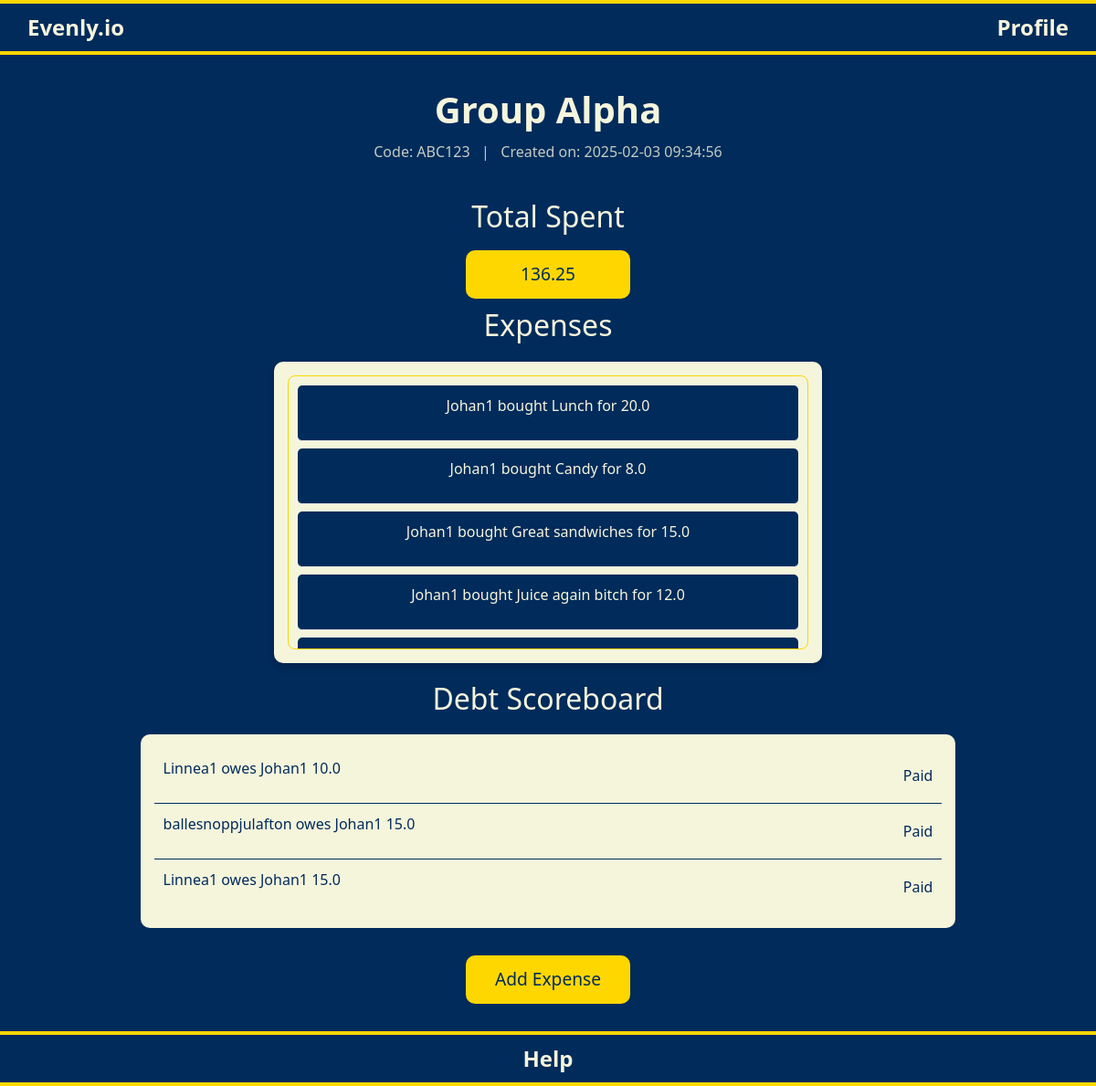
/active-group/1 (signed in), run on the app's committed database.
### tables this page shows
CREATE TABLE Groups (
    group_id INTEGER PRIMARY KEY AUTOINCREMENT,
    name TEXT NOT NULL,
    code TEXT NOT NULL UNIQUE,
    created_by INTEGER NOT NULL,
    status TEXT DEFAULT 'active',
    timestamp DATETIME DEFAULT CURRENT_TIMESTAMP,
    FOREIGN KEY (created_by) REFERENCES Users (user_id)
);

CREATE TABLE Payments (
    payment_id INTEGER PRIMARY KEY AUTOINCREMENT,
    group_id INTEGER NOT NULL,
    paid_by INTEGER NOT NULL,    -- who paid the amount
    amount REAL NOT NULL,        -- amount paid
    description TEXT,            -- optional description (e.g. "beer for 3")
    timestamp DATETIME DEFAULT CURRENT_TIMESTAMP, -- when the payment was made
    FOREIGN KEY (group_id) REFERENCES Groups (group_id),
    FOREIGN KEY (paid_by) REFERENCES Users (user_id)
);

CREATE TABLE Users (
    user_id INTEGER PRIMARY KEY AUTOINCREMENT,
    username TEXT NOT NULL UNIQUE,
    password_hash TEXT NOT NULL
);

CREATE TABLE Settlements (
    settlement_id INTEGER PRIMARY KEY AUTOINCREMENT,
    group_id INTEGER NOT NULL,
    from_user INTEGER NOT NULL,
    to_user INTEGER NOT NULL,
    amount REAL NOT NULL,
    status TEXT DEFAULT 'unpaid', -- track whether the debt is "paid" or "unpaid"
    timestamp DATETIME DEFAULT CURRENT_TIMESTAMP,
    FOREIGN KEY (group_id) REFERENCES Groups (group_id),
    FOREIGN KEY (from_user) REFERENCES Users (user_id),
    FOREIGN KEY (to_user) REFERENCES Users (user_id)
);

### app.py (the view)
@app.route("/active-group/<int:group_id>")
@login_required
def active_group(group_id):
    user_id = session["user_id"]
    settle_algorithm(group_id)  # This ensures the database is updated
    conn = get_db_connection()
    cursor = conn.cursor()
    cursor.execute("SELECT name, timestamp, code FROM Groups WHERE group_id = ?", (group_id,))
    group = cursor.fetchone()
    if not group:
        conn.close()
        return apology("Group not found", 404)
    group_name, created_at, group_code = group
    cursor.execute("SELECT SUM(amount) FROM Payments WHERE group_id = ?", (group_id,))
    total_spent = cursor.fetchone()[0] or 0
    cursor.execute("""
        SELECT p.payment_id, p.paid_by, u.username, p.amount, p.description, p.timestamp
        FROM Payments p
        JOIN Users u ON p.paid_by = u.user_id
        WHERE p.group_id = ?
        ORDER BY p.timestamp DESC
    """, (group_id,))
    expenses = [dict(zip(["payment_id", "paid_by", "username", "amount", "description", "timestamp"], row)) for row in cursor.fetchall()]
    cursor.execute("""
        SELECT s.settlement_id, s.from_user, u1.username AS from_username,
           s.to_user, u2.username AS to_username, s.amount, s.status
        FROM Settlements s
        JOIN Users u1 ON s.from_user = u1.user_id
        JOIN Users u2 ON s.to_user = u2.user_id
        WHERE s.group_id = ?
        ORDER BY s.timestamp DESC
    """, (group_id,))
    debts = [dict(zip(["settlement_id", "from_user", "from_username", "to_user", "to_username", "amount", "status"], row)) for row in cursor.fetchall()]
    cursor.execute("""
        SELECT user_id, username
        FROM Users
        WHERE user_id IN (SELECT user_id FROM GroupMembers WHERE group_id = ?)
    """, (group_id,))
    group_members = [dict(zip(["user_id", "username"], row)) for row in cursor.fetchall()]
    conn.close()
    return render_template(
        "active_group.html",
        group_name=group_name,
        group_code=group_code,
        created_at=created_at,
        total_spent=total_spent,
        expenses=expenses,
        debts=debts,
        group_id=group_id,
        group_members=group_members,
    )

### app.py (called while the page is built)
@app.after_request
def after_request(response):
    response.headers["Cache-Control"] = "no-cache, no-store, must-revalidate"
    response.headers["Expires"] = 0
    response.headers["Pragma"] = "no-cache"
    return response

### database.py (called while the page is built)
def get_db_connection():
    conn = sqlite3.connect("evenly.db")
    conn.row_factory = sqlite3.Row  # Allows dictionary-like row access
    return conn

### helpers.py (called while the page is built)
def login_required(f):
    @wraps(f)
    def decorated_function(*args, **kwargs):
        if session.get("user_id") is None:
            return redirect("start.html")
        return f(*args, **kwargs)
    return decorated_function

### templates/active_group.html (shortened to what this page needs)
{% extends "layout.html" %}
{% block main %}
<div class="container">
    <h1 class="group-logo">{{ group_name if group_name else 'No Group Found' }}</h1>
    <p class="group-time">
        Code: {{ group_code if group_code else 'Unknown Code' }}
        &nbsp; | &nbsp; Created on: {{ created_at if created_at else 'Unknown Date' }}
    </p>
    <div class="total-spent-wrapper">
        <h2>Total Spent</h2>
        <p class="btn-custom btn-register-login">{{ total_spent if total_spent else '0' }}</p>
    </div>
    <h2>Expenses</h2>
    {% if expenses %}
        <div class="expenses-container">
            <div class="expenses-list">
                {% for expense in expenses %}
                <div class="expense-item" data-expense-id="{{ expense['payment_id'] }}">
                    <p>{{ expense["username"] }} bought {{ expense["description"] }} for {{ expense["amount"] }}</p>
                </div>
                {% endfor %}
            </div>
        </div>
    {% else %}
        <p>No expenses yet.</p>
    {% endif %}
    <h2>Debt Scoreboard</h2>
    {% if debts %}
        <div class="scoreboard">
            {% for debt in debts %}
                <div>
                    <p>{{ debt["from_username"] }} owes {{ debt["to_username"] }} {{ debt["amount"] }}</p>
                    {% if debt.status == "unpaid" %}
                        <form action="{{ url_for('settle_debt', settlement_id=debt['settlement_id']) }}" method="post" style="display: inline;">
                            <button type="submit" class="btn btn-settle">
                                Settle
                            </button>
                        </form>
                    {% else %}
                        <span>Paid</span>
                    {% endif %}
                </div>
            {% endfor %}
        </div>
    {% else %}
        <p>No debts recorded.</p>
    {% endif %}
</div>
<button type="button" class="btn btn-custom btn-register-login" data-bs-toggle="modal" data-bs-target="#addExpenseModal">
    Add Expense
</button>
{% endblock %}

### static/style.css (style rules this page uses)
html, body { height: 100%; margin: 0; padding: 0; display: flex; flex-direction: column; background-color: #002B5B; color: #F5F5DC; overflow-x: hidden; overflow-y: auto; }
.group-logo { font-size: 2.5rem; font-weight: bold; margin-top: 10px; margin-bottom: 10px; word-wrap: break-word; }
.group-time { font-size: 1.0rem; opacity: 0.8; margin-top: 10; margin-bottom: 40px; }
.btn-custom { width: 180px; font-size: 1.2rem; padding: 12px; margin: 10px; border-radius: 10px; border: none; transition: all 0.3s ease-in-out; }
.btn-register-login { background-color: #FFD700; color: #002B5B; }
.expenses-container { background-color: #F5F5DC; border-radius: 10px; padding: 15px; width: 60%; max-width: 600px; margin: 20px auto; box-shadow: 0 4px 8px rgba(0, 0, 0, 0.2); }
.expenses-list { max-height: 300px; overflow-y: auto; padding: 10px; border: 1px solid #FFD700; border-radius: 8px; }
.expense-item { background-color: #002B5B; color: #F5F5DC; padding: 10px; margin-bottom: 8px; border-radius: 5px; }
.total-spent-wrapper { display: flex; flex-direction: column; align-items: center; margin-top: 20px; }
.expense-item { cursor: pointer; padding: 10px; border-bottom: 1px solid #ddd; }
.scoreboard { width: 80%; margin: 20px auto; background-color: #F5F5DC; border-radius: 10px; padding: 15px; }
.scoreboard p { display: inline-block; margin-right: 10px; color: #002B5B; }
.scoreboard > div { display: flex; justify-content: space-between; align-items: center; padding: 10px; border-bottom: 1px solid #002B5B; }
.scoreboard > div:last-child { border-bottom: none; }
.scoreboard span { color: #002B5B; }

### data on the page
Groups: name "Group Alpha", code "ABC123", timestamp "2025-02-03 09:34:56"
Payments: username "Johan1", description "Lunch", amount "20.0"
Payments: username "Johan1", description "Candy", amount "8.0"
Payments: username "Johan1", description "Great sandwiches", amount "15.0"
Payments: username "Johan1", description "Juice again bitch", amount "12.0"
Settlements: from_username "Linnea1", to_username "Johan1", amount "10.0", status "Paid"
Settlements: from_username "ballesnoppjulafton", to_username "Johan1", amount "15.0", status "Paid"
Settlements: from_username "Linnea1", to_username "Johan1", amount "15.0", status "Paid"

### other printed values
{{ total_spent if total_spent else '0' }} "136.25"
